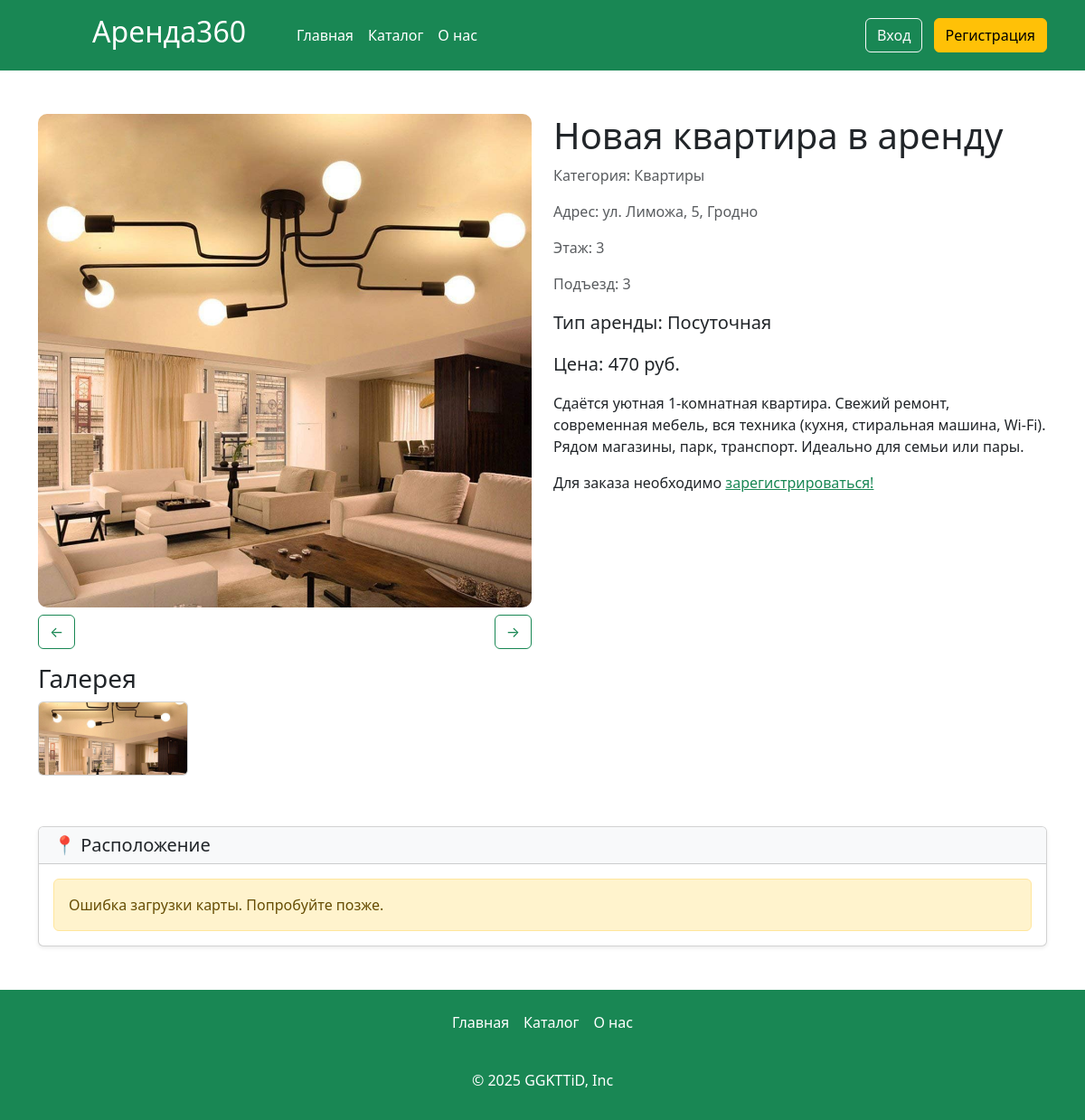
Page /card/5 on the earlier database version.
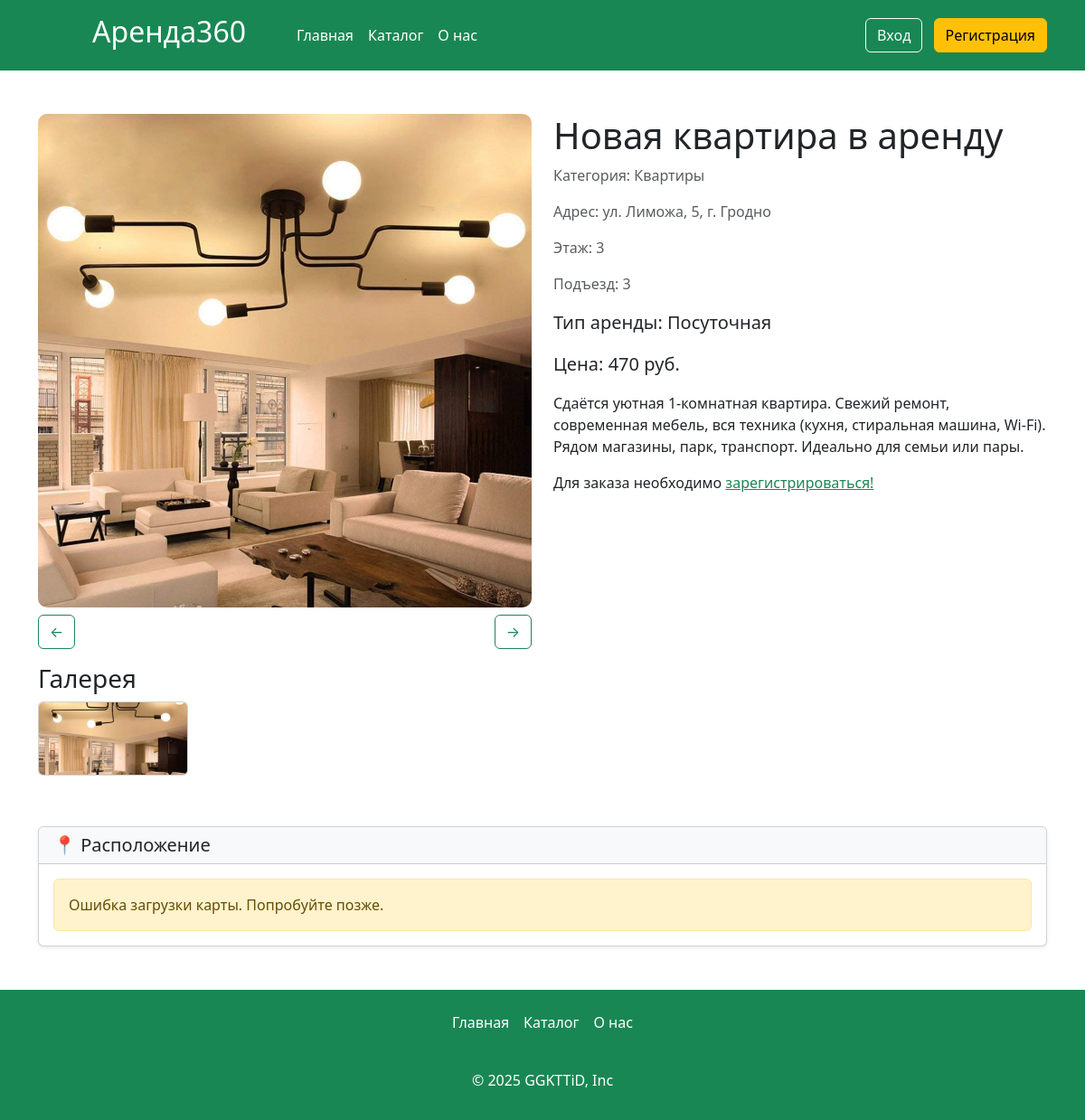
Same page on the later database version.
### app.py (models this page shows, shortened)
class Articles(db.Model):
    id = db.Column(db.Integer,primary_key=True)
    title = db.Column(db.String(100))
    text = db.Column(db.Text)
    image_name = db.Column(db.String(100))
    category = db.Column(db.String(100))
    price = db.Column(db.Integer)
    floor = db.Column(db.Integer)
    entrance = db.Column(db.Integer)
    type_app = db.Column(db.String(100))
    address= db.Column(db.String(100))
    count_rooms = db.Column(db.Integer)
    hide = db.Column(db.Boolean, default=True)
    id_user = db.Column(db.Integer, db.ForeignKey('users.id'))
    orders = db.relationship('Orders', backref='article', lazy=True)
    images = db.relationship('Image', backref='article', lazy=True, cascade="all, delete-orphan")

### app.py (the view, shortened to what this page needs)
@app.route('/card/<int:id>', methods=['GET', 'POST'])
def card(id):
    article = Articles.query.get(id)
    total_user = None
    if 'name' in session:
        total_user = Users.query.filter_by(email=session['name']).first()
    if not article or (article.hide and (not total_user or total_user.root != 1)):
        abort(404)
    check = Orders.query.filter_by(id_article=article.id).all()
    images = Image.query.filter_by(article_id=id).all()
    return render_template("card.html",article=article,check=check,images=images)

### app.py (called while the page is built)
@app.context_processor
def inject_unread_messages():
    if 'name' in session:
        current_user = Users.query.filter_by(email=session['name']).first()
        unread_count = Messages.query.filter_by(recipient_id=current_user.id, is_read=False).count()
        return dict(unread_messages=unread_count)
    return dict(unread_messages=0)

@app.context_processor
def inject_user():
    def get_user_name():
        if 'name' in session:
            return Users.query.filter_by(email=session['name']).first()
    return dict(active_user=get_user_name())

@app.context_processor
def inject_unread_count():
    if 'name' in session:
        user = Users.query.filter_by(email=session['name']).first()
        if user:
            unread_count = Notification.query.filter_by(user_id=user.id, is_read=False).count()
            return dict(unread_notifications=unread_count)
    return dict(unread_notifications=0)

### templates/card.html (shortened to what this page needs)
{% extends 'base.html' %}
{% block main %}
    <main>
        <div class="container my-5">
            <div class="row">
                <div class="col-md-6">
                    <div class="gallery-main">
                        <img id="mainImage" src="../../static/img/upload/{{article.image_name}}" width="100%" alt="Основное изображение товара">
                        <div class="image-navigation my-2 d-flex justify-content-between">
                            <button class="btn btn-outline-success prev-btn" onclick="prevImage()">←</button>
                            <button class="btn btn-outline-success next-btn" onclick="nextImage()">→</button>
                        </div>
                        <div class="row gallery-thumbnails my-3">
                          <h3>Галерея</h3>
                          <div class="col-md-4 mb-3">
                                <div class="card">
                                    <img src="../../static/img/upload/{{article.image_name}}" onclick="changeImage(this.src)" class="card-img-top" alt="Дополнительное изображение">
                                </div>
                            </div>
                        </div>
                    </div>
                </div>
                <div class="col-md-6">
                    <h1>{{article.title}}</h1>
                    <p class="text-muted">Категория: {{article.category}}</p>
                    <p class="text-muted">Адрес: {{article.address}}</p>
                    {%if article.floor%}
                    <p class="text-muted">Этаж: {{article.floor}}</p>
                    {%endif%}
                    {%if article.entrance%}
                    <p class="text-muted">Подъезд: {{article.entrance}}</p>
                    {%endif%}
                    <p class="lead">Тип аренды: <strong>{{article.type_app}}</strong></p>
                    <p class="lead">Цена: <strong>{{article.price}} руб.</strong></p>
                    {% autoescape false %} {{article.text}} {% endautoescape %}
                   {%if not active_user  %}
                   <p>Для заказа необходимо <a href="/reg" class="text-success">зарегистрироваться!</a> </p>
 {%endif%}
            </div>
        </div>
         <div class="card shadow-sm my-4">
            <div class="card-header bg-light">
                <h5 class="card-title mb-0">📍 Расположение</h5>
            </div>
            <div class="card-body p-0">
                <div id="map-error" class="alert alert-warning m-3 d-none">
                </div>
            </div>
        </div>
    </main>
    {% endblock %}

Differences in the rows shown:
changed Articles "Новая квартира в аренду": address "ул. Лиможа, 5, Гродно" → "ул. Лиможа, 5, г. Гродно"
